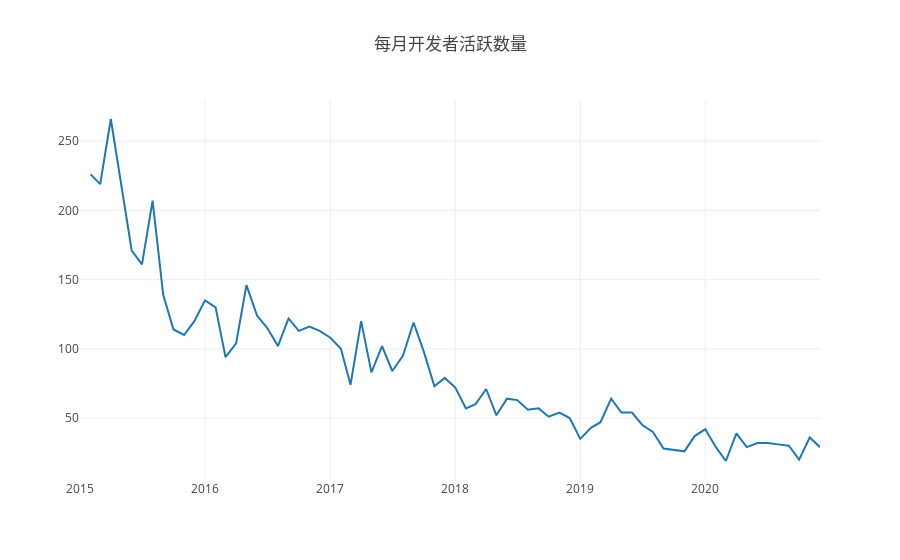

The notebook cell saved with this chart:
### Code cell
openDigger.render.plotly(
    [
        {x: year_month_axis,
         y: active_developer_per_month,
         mode: 'scatter',
         name: '开发者活跃数量'}
    ],
    {
        title: '每月开发者活跃数量'
    }
)

### Figure 1 — Plotly figure (JSON) as saved in the notebook; plotly's stock layout.template omitted (floating-point values rounded to 4 significant figures)
{"data": [{"mode": "scatter", "name": "开发者活跃数量", "x": ["2015-1", "2015-2", "2015-3", "2015-4", "2015-5", "2015-6", "2015-7", "2015-8", "2015-9", "2015-10", "2015-11", "2015-12", "2016-1", "2016-2", "2016-3", "2016-4", "2016-5", "2016-6", "2016-7", "2016-8", "2016-9", "2016-10", "2016-11", "2016-12", "2017-1", "2017-2", "2017-3", "2017-4", "2017-5", "2017-6", "2017-7", "2017-8", "2017-9", "2017-10", "2017-11", "2017-12", "2018-1", "2018-2", "2018-3", "2018-4", "2018-5", "2018-6", "2018-7", "2018-8", "2018-9", "2018-10", "2018-11", "2018-12", "2019-1", "2019-2", "2019-3", "2019-4", "2019-5", "2019-6", "2019-7", "2019-8", "2019-9", "2019-10", "2019-11", "2019-12", "2020-1", "2020-2", "2020-3", "2020-4", "2020-5", "2020-6", "2020-7", "2020-8", "2020-9", "2020-10", "2020-11", "2020-12"], "y": [null, "226", "219", "266", "220", "171", "161", "207", "139", "114", "110", "120", "135", "130", "94", "104", "146", "124", "115", "102", "122", "113", "116", "113", "108", "100", "74", "120", "83", "102", "84", "95", "119", "98", "73", "79", "72", "57", "60", "71", "52", "64", "63", "56", "57", "51", "54", "50", "35", "43", "47", "64", "54", "54", "45", "40", "28", "27", "26", "37", "42", "29", "19", "39", "29", "32", "32", "31", "30", "20", "36", "29", "37"]}], "layout": {"autosize": true, "title": {"text": "每月开发者活跃数量"}, "xaxis": {"autorange": true, "range": ["2015-01-01", "2020-12-01"], "type": "date"}, "yaxis": {"autorange": true, "range": [5.278, 279.7], "type": "linear"}}}
